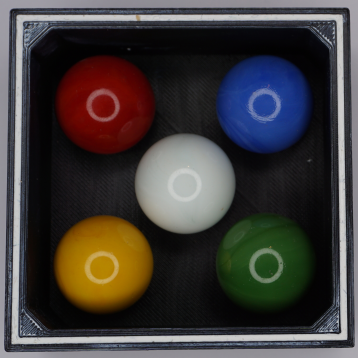
#> input picture xlh-cv-tutorial/2 Grundlagen der Bildverarbeitung/4 Kernelfunktionen/4 Schärfe/img/box_with_bullets.png, 358 x 358 px
$ python sharpening.py
#> lines starting #> are read from the running program, lines starting #| are printed output that depends on the picture; after the words box and inside, x2 and y2 are one past the last pixel; in counts of white or black regions, pixels touching at a corner belong together
# sharpening.py
import cv2
import numpy as np

# definiere den Font und die Farbe
font = cv2.FONT_HERSHEY_SIMPLEX
RED = (0, 0, 255)

# lade Bild von der Datei in ein NumPy Array
image = cv2.imread('img/box_with_bullets.png')
#> image is the input picture: shape (358, 358, 3); mean B, G, R 58.4, 60.2, 64.6

# Kernelgrössen
kernel_sizes = [(5, 5), (11, 11), (19, 19)]

# Helligkeitsoffset
offset = 0

# Mittelwertfilter cv2.blur
image_blurred = image.copy()
image_blurred = cv2.putText(image_blurred, 'Original', (25, 25),
                            font, 0.8, RED, 2, cv2.LINE_AA)
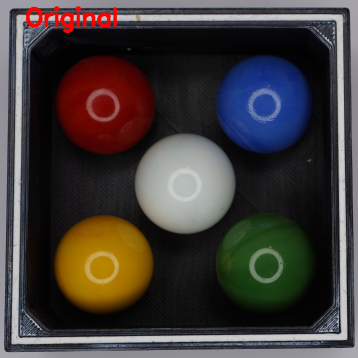
#> image_blurred: shape (358, 358, 3); 1.02% of pixels changed, all inside (x1, y1, x2, y2) = (25, 6, 118, 34)

image_sharpened = image.copy()
image_sharpened = cv2.putText(image_blurred, 'Original', (25, 25),
                              font, 0.8, RED, 2, cv2.LINE_AA)

for (x, y) in kernel_sizes:
    blurred = cv2.blur(image, (x, y))
    sharpened = cv2.addWeighted(image, 2, blurred, -1, offset)
    blurred = cv2.putText(blurred, f'Mittelwertfilter ({x:d}, {y:d})', (25, 25),
                          font, 0.8, RED, 2, cv2.LINE_AA)
    sharpened = cv2.putText(sharpened, f'Schaerfe ({x:d}, {y:d})', (25, 25),
                            font, 0.8, RED, 2, cv2.LINE_AA)
    image_blurred = np.hstack([image_blurred, blurred])
    image_sharpened = np.hstack([image_sharpened, sharpened])
#> this loop made 3 passes
#> pass 1, `blurred = cv2.putText(blurred, f'Mittelwertfilter ({x:d}, {y:d})', (25..`:
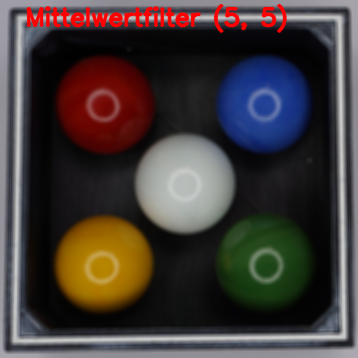
#> blurred: shape (358, 358, 3); mean B, G, R 56.4, 58.3, 67.2
#> pass 1, `sharpened = cv2.putText(sharpened, f'Schaerfe ({x:d}, {y:d})', (25, 25..`:
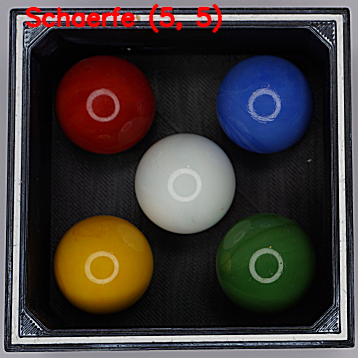
#> sharpened: shape (358, 358, 3); mean B, G, R 57.4, 59.3, 66.8
#> after the loop:
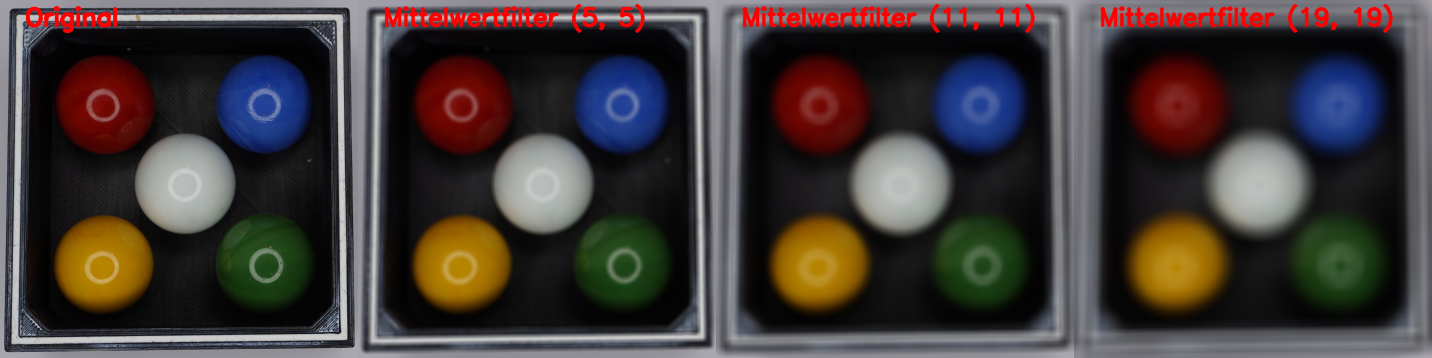
#> image_blurred: shape (358, 1432, 3); mean B, G, R 56.6, 58.5, 66.8
#> after the loop:
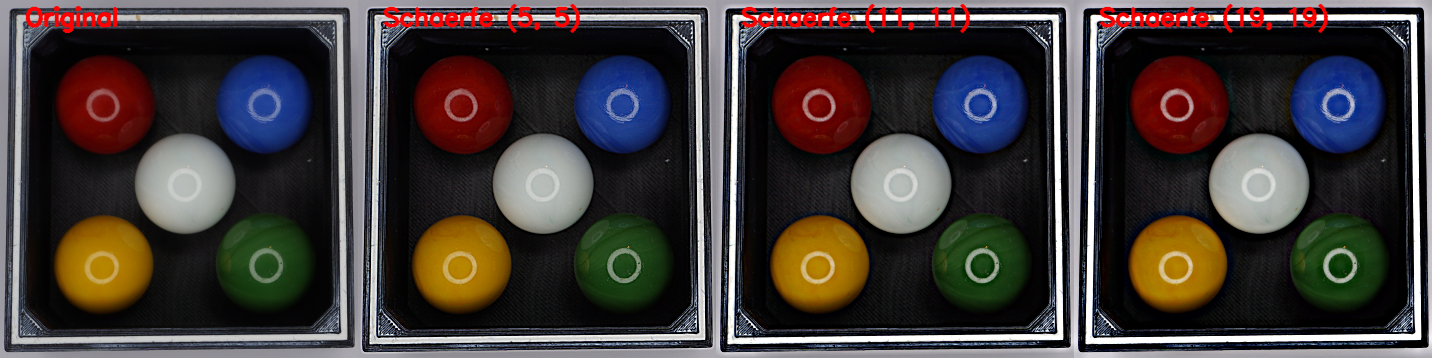
#> image_sharpened: shape (358, 1432, 3); mean B, G, R 57.7, 59.5, 66.8

# Zusammenfassung der Ausganslage und der Bearbeitung
result = np.vstack([image_blurred, image_sharpened])
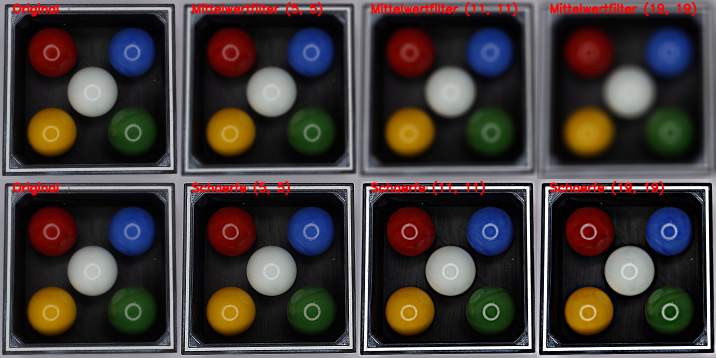
#> result: shape (716, 1432, 3) (shown at 1/2 size); mean B, G, R 57.2, 59, 66.8

# schreibe das Bild in eine Datei
cv2.imwrite('img/sharpening.png', result[0:-2, 0:-2])
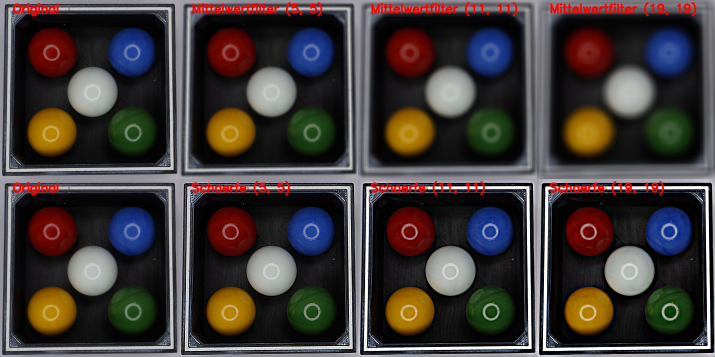
#> saved as sharpening.png: shape (714, 1430, 3) (shown at 1/2 size); mean B, G, R 56.7, 58.6, 66.4

# Anzeige auf dem Bildschirm
cv2.imshow('Ausgabe', result)
cv2.moveWindow('Ausgabe', 100, 100)
cv2.waitKey(0)
